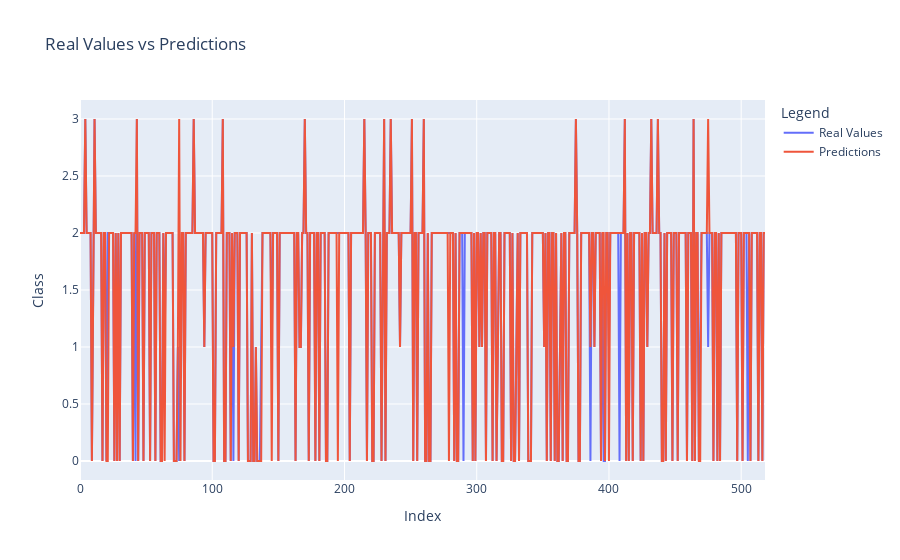

Source (notebook cell):
### Code cell
# Criar o gráfico de dispersão
fig = go.Figure()

# Adicionar os valores reais
fig.add_trace(go.Scatter(y=y_test.values, mode='lines', name='Real Values'))

# Adicionar as previsões do modelo
fig.add_trace(go.Scatter(y=final_model_predictions, mode='lines', name='Predictions'))

# Atualizar layout do gráfico
fig.update_layout(
    title='Real Values vs Predictions',
    xaxis_title='Index',
    yaxis_title='Class',
    legend_title='Legend',
   
)

fig.show()

### Figure 1 — Plotly figure (JSON) as saved in the notebook; plotly's stock layout.template omitted (floating-point values rounded to 4 significant figures; data arrays with more than 128 entries replaced by an {"elided": "..."} marker saying what was removed)
{"data": [{"mode": "lines", "name": "Real Values", "type": "scatter", "y": {"elided": "519 int values"}}, {"mode": "lines", "name": "Predictions", "type": "scatter", "y": {"elided": "519 int values"}}], "layout": {"legend": {"title": {"text": "Legend"}}, "title": {"text": "Real Values vs Predictions"}, "xaxis": {"title": {"text": "Index"}}, "yaxis": {"title": {"text": "Class"}}}}
